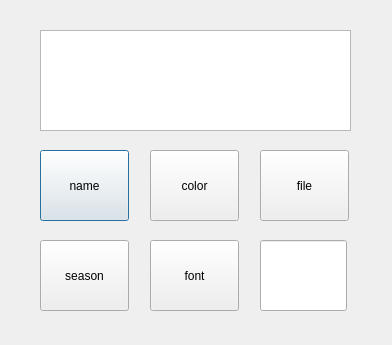
<?xml version="1.0" encoding="UTF-8"?>
<ui version="4.0">
 <class>Dialog</class>
 <widget class="QDialog" name="Dialog">
  <property name="geometry">
   <rect>
    <x>0</x>
    <y>0</y>
    <width>392</width>
    <height>345</height>
   </rect>
  </property>
  <property name="windowTitle">
   <string>Dialog</string>
  </property>
  <widget class="QTextEdit" name="textEdit">
   <property name="geometry">
    <rect>
     <x>40</x>
     <y>30</y>
     <width>311</width>
     <height>101</height>
    </rect>
   </property>
   <property name="readOnly">
    <bool>true</bool>
   </property>
  </widget>
  <widget class="QPushButton" name="btnName">
   <property name="geometry">
    <rect>
     <x>40</x>
     <y>150</y>
     <width>89</width>
     <height>71</height>
    </rect>
   </property>
   <property name="text">
    <string>name</string>
   </property>
  </widget>
  <widget class="QPushButton" name="btnColor">
   <property name="geometry">
    <rect>
     <x>150</x>
     <y>150</y>
     <width>89</width>
     <height>71</height>
    </rect>
   </property>
   <property name="text">
    <string>color</string>
   </property>
  </widget>
  <widget class="QPushButton" name="btnFile">
   <property name="geometry">
    <rect>
     <x>260</x>
     <y>150</y>
     <width>89</width>
     <height>71</height>
    </rect>
   </property>
   <property name="text">
    <string>file</string>
   </property>
  </widget>
  <widget class="QPushButton" name="btnSeason">
   <property name="geometry">
    <rect>
     <x>40</x>
     <y>240</y>
     <width>89</width>
     <height>71</height>
    </rect>
   </property>
   <property name="text">
    <string>season</string>
   </property>
  </widget>
  <widget class="QPushButton" name="btnFont">
   <property name="geometry">
    <rect>
     <x>150</x>
     <y>240</y>
     <width>89</width>
     <height>71</height>
    </rect>
   </property>
   <property name="text">
    <string>font</string>
   </property>
  </widget>
  <widget class="QLineEdit" name="lineEdit">
   <property name="geometry">
    <rect>
     <x>260</x>
     <y>240</y>
     <width>87</width>
     <height>71</height>
    </rect>
   </property>
  </widget>
 </widget>
 <resources/>
 <connections/>
</ui>
